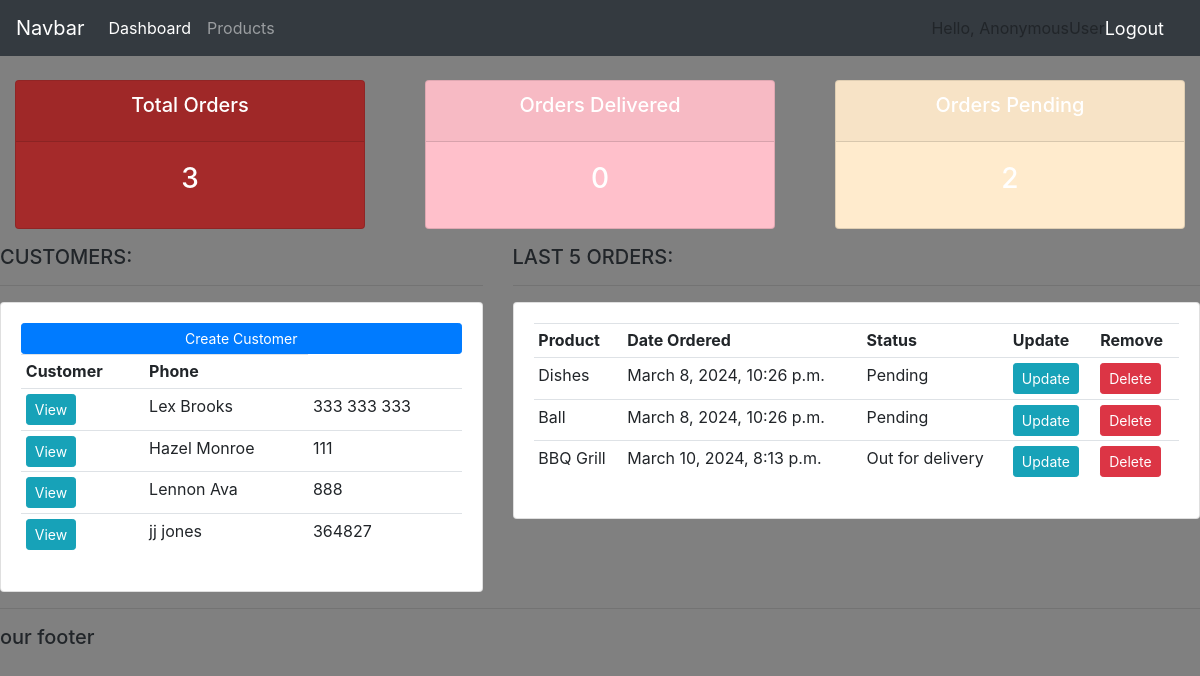
The page / on the database its author committed.
### accounts/models.py (models this page shows, shortened)
class Customer(models.Model):
    name = models.CharField(max_length=200, null=True)
    phone = models.CharField(max_length=200, null=True)
    email = models.CharField(max_length=200, null=True)
    date_created = models.DateTimeField(auto_now_add=True)

class Order(models.Model):
    STATUS = (
        ('Pending','Pending'),
        ('Out for delivery','Out for delivery'),
        ('Delivered','Delivered'),
        )
    customer = models.ForeignKey(Customer,null=True,on_delete=models.SET_NULL)
    product = models.ForeignKey(Product,null=True,on_delete=models.SET_NULL)
    date_created = models.DateTimeField(auto_now_add=True, null=True)
    status = models.CharField(max_length=200, null=True,choices=STATUS)
    note = models.CharField(max_length=1000, null=True)

class Product(models.Model):
    CATEGORY=(
        ('Indoor','Indoor'),
        ('Outdoor','Outdoor'),
    )
    name = models.CharField(max_length=200, null=True)
    price = models.FloatField(null=True)
    category = models.CharField(max_length=200, null=True, choices=CATEGORY)
    description= models.CharField(max_length=200, null=True, blank = True)
    date_created = models.DateTimeField(auto_now_add=True)
    tags = models.ManyToManyField(Tag)
    def __str__(self):
        return self.name

### accounts/views.py (the view)
# urls.py: path('', views.home,name='home'),
def home(request):
    orders = Order.objects.all()
    customers = Customer.objects.all()
    total_customers = customers.count()
    total_orders = orders.count()
    orders.count()
    delivered = orders.filter(status = 'Delivered').count()
    pending = orders.filter(status = 'Pending').count()
    context = {'orders': orders, 'customers': customers, 'total_orders': total_orders, 'total_customer': total_customers, 'delivered': delivered, 'pending':pending}
    return render(request, 'accounts/dashboard.html', context)

### accounts/templates/accounts/dashboard.html
{% extends "accounts/main.html" %}
{% block content %}
{% include "accounts/status.html" %}
<div class ="row">
    <div class="col-md-5">
        <h5>CUSTOMERS:</h5>
        <hr>
        <div class="card card-body">
            <a class="btn btn-primary btn-sm btn-block" href="">Create Customer
            </a>
            <table class="table table-sm">
                <tr>
                    <th>Customer</th>
                    <th>Phone</th>
                </tr>
                {% for customer in customers %}
                    <tr>
                        <td><a class="btn btn-sm btn-info" href="{% url 'customer' customer.id %}">View</a></td>
                        <td>{{customer.name}}</td>
                        <td>{{customer.phone}}</td>
                    </tr>
                {% endfor %}
            </table>
        </div>
    </div>
    <div class="col-md-7">
        <h5>LAST 5 ORDERS:</h5>
        <hr>
        <div class="card card-body">
        <table class="table table-sm">
                <tr>
                    <th>Product</th>
                    <th>Date Ordered</th>
                    <th>Status</th>
                    <th>Update</th>
                    <th>Remove</th>
                </tr>
                {% for order in orders %}
                <tr>
                    <td>{{order.product}}</td>
                    <td>{{order.date_created}}</td>
                    <td>{{order.status}}</td>
                    <td><a class="btn btn-sm btn-info" href="{% url 'update_order' order.id %}">Update</a></td>
                    <td><a class="btn btn-sm btn-danger" href="{% url 'delete_order' order.id %}">Delete</a></td>
                </tr>
            {% endfor %}
            </table>
        </div>
    </div>
</div>
{% endblock %}

### static/css/main.css (style rules this page uses)
body { background-color:grey; }

### rows shown on the page
Customer: name "Lex Brooks", phone "333 333 333"
Customer: name "Hazel Monroe", phone "111"
Customer: name "Lennon Ava", phone "888"
Customer: name "jj jones", phone "364827"
Order: product "Dishes", date_created "March 8, 2024, 10:26 p.m.", status "Pending"
Order: product "Ball", date_created "March 8, 2024, 10:26 p.m.", status "Pending"
Order: product "BBQ Grill", date_created "March 10, 2024, 8:13 p.m.", status "Out for delivery"

### other values the page prints
{{ request.user }} "AnonymousUser"
{{ total_orders }} "3"
{{ delivered }} "0"
